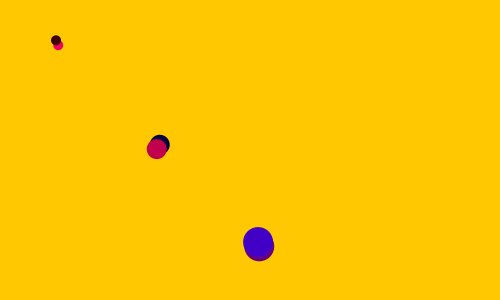
Frame 1 (no input)
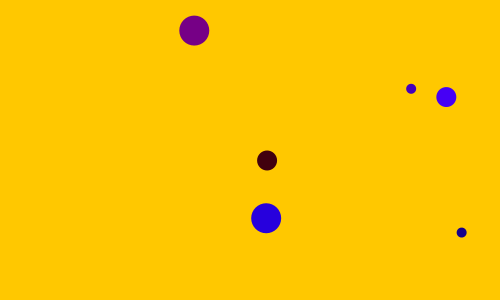
Frame 60 (the mouse pressed at the canvas centre just before this capture)
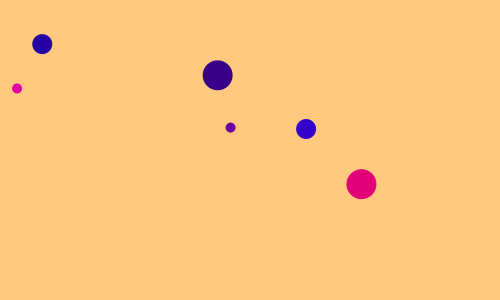
Frame 120 (the mouse held since frame 60 and released just before this capture)

The Processing sketch that drew these frames (run headless with seeded random() and noise(); from frame 60 on, the mouse is pressed at the canvas centre):

// Processing sketch: processing_93637
// ── processing_93637.pde

//Rosa Han
//March 17 2013
//My own Class- balls 

float myFloat  = 50;
 

 
Ball myCircle = new Ball (50,50,10);
Ball myCircle2 = new Ball (150,150,20);
Ball myCircle3 = new Ball (250,250,30);
Ball myCircle4 = new Ball (350,350,40);
Ball myCircle5 = new Ball (400,400,50);
Ball myCircle6 = new Ball (50,50,10);
Ball myCircle7 = new Ball (150,150,20);
Ball myCircle8 = new Ball (250,250,30);
 
  void setup () {
     
    size (500,300);
    smooth ();
    noStroke ();
     

   
}
 
 
  void draw () {
   
   
    background (255,200, map(mouseY, 0, height, 0 , 255));

     
    myCircle.checkCollisions ();
    myCircle2.checkCollisions ();
    myCircle3.checkCollisions ();
    myCircle4.checkCollisions ();
    myCircle5.checkCollisions ();
    myCircle6.checkCollisions ();
    myCircle7.checkCollisions ();
    myCircle8.checkCollisions ();
     
    myCircle.up (); 
    myCircle2.up ();
    myCircle3.up ();
    myCircle4.up ();
    myCircle5.up ();
    myCircle6.up ();
    myCircle7.up ();
    myCircle8.up ();
     
    
     
    myCircle.display();  
    myCircle2.display();
    myCircle3.display();
    myCircle4.display();
    myCircle5.display();
    myCircle6.display();
    myCircle7.display();
    myCircle8.display();
     
}

  class Ball {
     
     float x;
     float y;
      
     float xspeed;
     float yspeed;
 
     float circleSize;
      
   
     Ball (float  xpos, float ypos, float cSize) {
        
       x = xpos;
       y = ypos;
       circleSize = cSize;
        
       xspeed = random (5,10); 
       yspeed = random (-10,10); 
        
     }
      
     void up () { 
       x += xspeed;
       y += yspeed;
        
     }
      
     void checkCollisions () { 
                                 
       if ( (x<0) || (x>width)) {
         xspeed = -xspeed;    
       }
     
      if ( (y<0)  || (y>height)) {
         yspeed = -yspeed;
      }
     }
   
  void display () {
     
    fill (random (255), 0, random (255));
    ellipse (x,y,circleSize,circleSize);
  }
   
}
